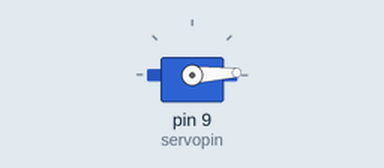
Simulated run of this sketch. Board: Arduino Uno, built with avr-gcc and run on an emulated ATmega328P. Shown: servo.

Above: at 0.05 s.
At 1.3 s:
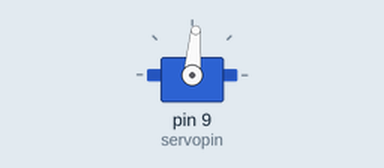
At 2.6 s:
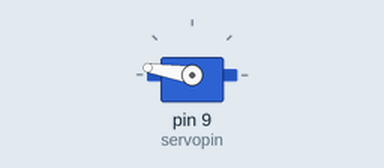
At 5.2 s:
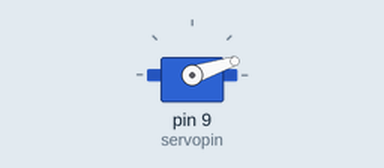
Timing chart, 0 to 7.1 s (numbered marks = the images above):
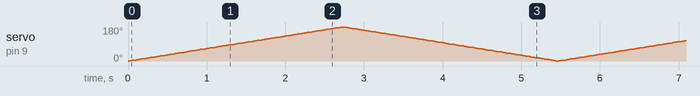

The sketch:

servo_for_loop.ino
```cpp
#include <Servo.h>
Servo myServo;
const int servopin=9;

void setup() {
  myServo.attach(servopin);
  // put your setup code here, to run once:

}

void loop() {
  // put your main code here, to run repeatedly:
  for (int i=0;i<=180;i++)
  {
   myServo.write(i);
    delay(15);}
   for (int i=180;i>=0;i--)
  {
   myServo.write(i);
   delay(15);
  }

}
```
